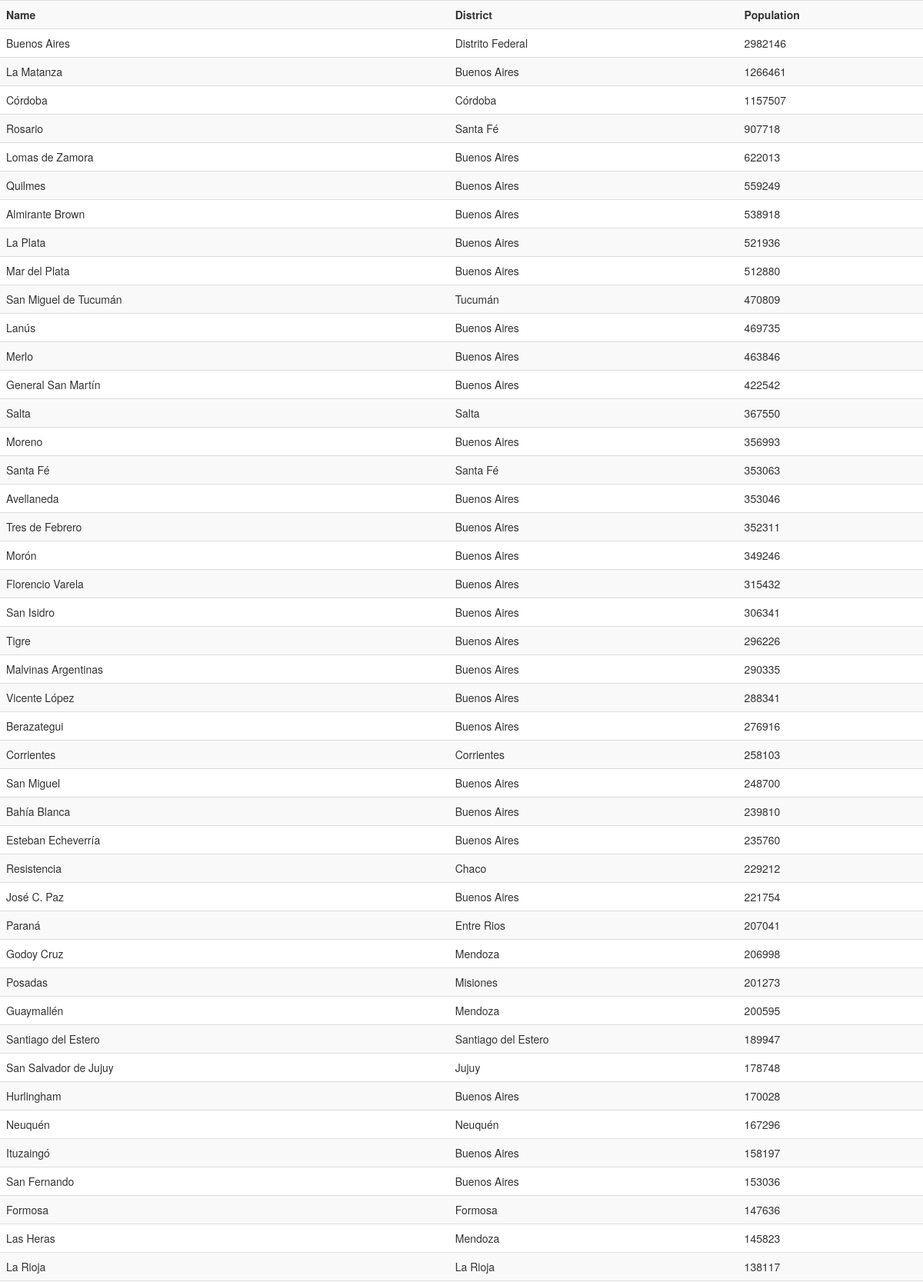
The page /citylist/ARG (upper part) on the database its author committed.
### tables this page shows
CREATE TABLE city (
	"index" BIGINT, 
	id BIGINT, 
	name TEXT, 
	countrycode TEXT, 
	district TEXT, 
	population BIGINT
);

### country_alchemy.py (the view)
@app.route('/citylist/<c_code>')
def citylist(c_code):
    res = db.session.execute('select * from city where countrycode = :ccode',
                             {'ccode': c_code})
    return render_template('cities.html', cities=res.fetchall(),
                           columns=res.keys())

### templates/cities.html
{% extends "bootstrap/base.html" %}
{% block content %}
        <table class="table table-striped">
	<tr><th>Name</th><th>District</th><th>Population</th></tr>
        {% for city in cities %}
            <tr><td> {{ city.name }}</a> </td> <td>{{ city.district }}</td> <td>{{ city.population }} </td> </tr>
        {% endfor %}
        </table>
{% endblock %}

### rows shown on the page
city: name "Buenos Aires", district "Distrito Federal", population "2982146"
city: name "La Matanza", district "Buenos Aires", population "1266461"
city: name "Córdoba", district "Córdoba", population "1157507"
city: name "Rosario", district "Santa Fé", population "907718"
city: name "Lomas de Zamora", district "Buenos Aires", population "622013"
city: name "Quilmes", district "Buenos Aires", population "559249"
city: name "Almirante Brown", district "Buenos Aires", population "538918"
city: name "La Plata", district "Buenos Aires", population "521936"
city: name "Mar del Plata", district "Buenos Aires", population "512880"
city: name "San Miguel de Tucumán", district "Tucumán", population "470809"
city: name "Lanús", district "Buenos Aires", population "469735"
city: name "Merlo", district "Buenos Aires", population "463846"
city: name "General San Martín", district "Buenos Aires", population "422542"
city: name "Salta", district "Salta", population "367550"
city: name "Moreno", district "Buenos Aires", population "356993"
city: name "Santa Fé", district "Santa Fé", population "353063"
city: name "Avellaneda", district "Buenos Aires", population "353046"
city: name "Tres de Febrero", district "Buenos Aires", population "352311"
city: name "Morón", district "Buenos Aires", population "349246"
city: name "Florencio Varela", district "Buenos Aires", population "315432"
city: name "San Isidro", district "Buenos Aires", population "306341"
city: name "Tigre", district "Buenos Aires", population "296226"
city: name "Malvinas Argentinas", district "Buenos Aires", population "290335"
city: name "Vicente López", district "Buenos Aires", population "288341"
city: name "Berazategui", district "Buenos Aires", population "276916"
city: name "Corrientes", district "Corrientes", population "258103"
city: name "San Miguel", district "Buenos Aires", population "248700"
city: name "Bahía Blanca", district "Buenos Aires", population "239810"
city: name "Esteban Echeverría", district "Buenos Aires", population "235760"
city: name "Resistencia", district "Chaco", population "229212"
city: name "José C. Paz", district "Buenos Aires", population "221754"
city: name "Paraná", district "Entre Rios", population "207041"
city: name "Godoy Cruz", district "Mendoza", population "206998"
city: name "Posadas", district "Misiones", population "201273"
city: name "Guaymallén", district "Mendoza", population "200595"
city: name "Santiago del Estero", district "Santiago del Estero", population "189947"
city: name "San Salvador de Jujuy", district "Jujuy", population "178748"
city: name "Hurlingham", district "Buenos Aires", population "170028"
city: name "Neuquén", district "Neuquén", population "167296"
city: name "Ituzaingó", district "Buenos Aires", population "158197"
city: name "San Fernando", district "Buenos Aires", population "153036"
city: name "Formosa", district "Formosa", population "147636"
city: name "Las Heras", district "Mendoza", population "145823"
city: name "La Rioja", district "La Rioja", population "138117"
